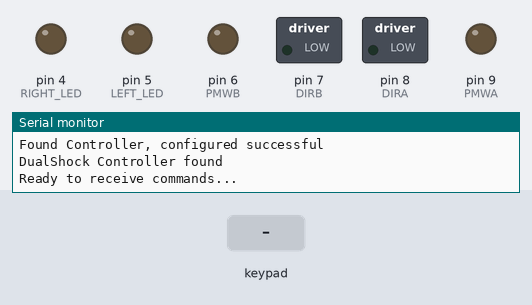
The sketch below on a simulated Arduino Uno, built with avr-gcc and run on an emulated ATmega328P. Shown: switched loads named in the sketch (green lamp = pin HIGH), output pins drawn as LEDs (lit = HIGH), the last lines printed to the serial monitor. The inputs (shaded band) are chosen by the test bench.

Above: at 1.7 s.
1.8 s: key 'U' pressed
At 3.0 s:
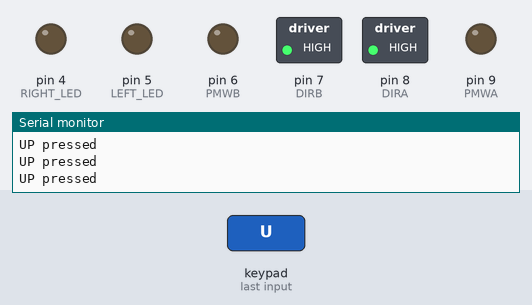
3.7 s: key 'D' pressed
At 3.93 s:
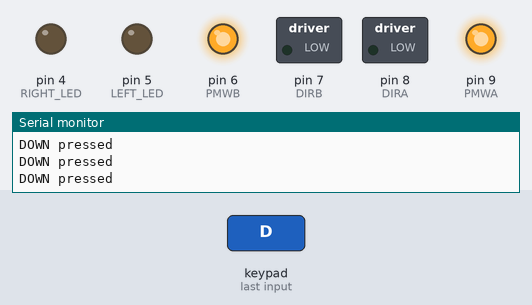
5.6 s: key 'L' pressed
At 5.84 s:
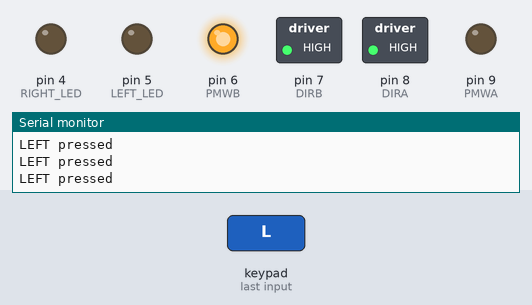
7.5 s: key 'R' pressed
At 7.7 s:
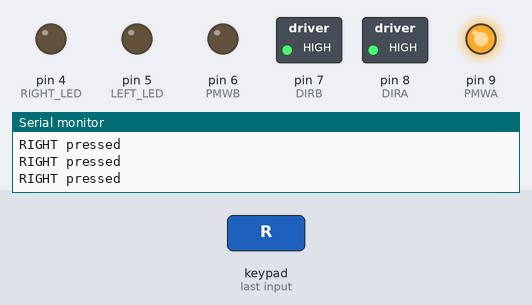
9.4 s: key 'X' pressed
At 10.2 s:
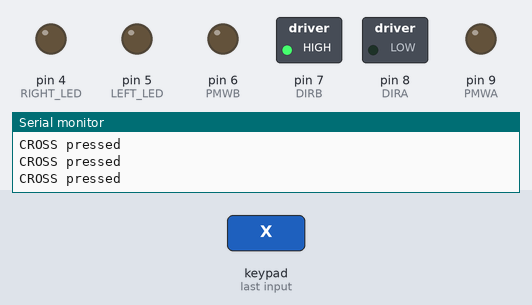
11.3 s: key 'O' pressed
At 11.53 s:
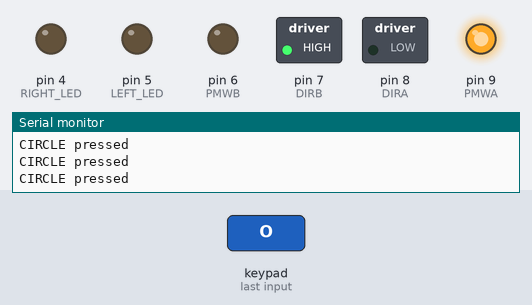
Timing chart, 0 to 14.2 s (numbered marks = the images above; inputs shaded):
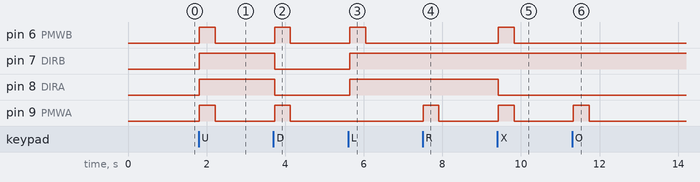

The sketch:

tanko.v.1.0.ino
```cpp
#include <PS2X_lib.h>  //for v1.6

/******************************************************************
 * set pins connected to PS2 controller:
 ******************************************************************/
#define PS2_DAT        12
#define PS2_CMD        11
#define PS2_SEL        10
#define PS2_CLK        13

/******************************************************************
 * set pins connected to motors:
 ******************************************************************/
#define PMWB            6
#define DIRB            7
#define PMWA            9
#define DIRA            8

/******************************************************************
 * set pins connected to leds:
 ******************************************************************/
#define LEFT_LED        5
#define RIGHT_LED       4

PS2X ps2x; // create PS2 Controller Class
int error = 0;
bool leftLed = false;
bool rightLed = false;

void setup(){
  // motors setup
  pinMode(PMWA,OUTPUT);
  pinMode(DIRA,OUTPUT);
  pinMode(PMWB,OUTPUT);
  pinMode(DIRB,OUTPUT);
  digitalWrite(PMWA, LOW);
  digitalWrite(PMWB, LOW);

  // leds setup
  pinMode(LEFT_LED,OUTPUT);
  pinMode(RIGHT_LED,OUTPUT);
  digitalWrite(LEFT_LED, LOW);
  digitalWrite(RIGHT_LED, LOW);

  Serial.begin(57600);

  delay(500);  //added delay to give wireless ps2 module some time to startup, before configuring it

  error = ps2x.config_gamepad(PS2_CLK, PS2_CMD, PS2_SEL, PS2_DAT);

  if(error == 0)
    Serial.println("Found Controller, configured successful ");
  else if(error == 1)
    Serial.println("No controller found, check wiring, see readme.txt to enable debug. visit www.billporter.info for troubleshooting tips");
  else if(error == 2)
    Serial.println("Controller found but not accepting commands. see readme.txt to enable debug. Visit www.billporter.info for troubleshooting tips");
  else if(error == 3)
    Serial.println("Controller refusing to enter Pressures mode, may not support it. ");

  if(error != 0)
    return;

  byte type = ps2x.readType();
  switch(type) {
    case 0:
      Serial.println("Unknown Controller type found");
      break;
    case 1:
      Serial.println("DualShock Controller found");
      break;
    case 2:
      Serial.println("GuitarHero Controller found");
      break;
	case 3:
      Serial.println("Wireless Sony DualShock Controller found");
      break;
   }

   Serial.println("Ready to receive commands...");
}

void loop() {
  /* You must Read Gamepad to get new values and set vibration values
     ps2x.read_gamepad(small motor on/off, larger motor strenght from 0-255)
     if you don't enable the rumble, use ps2x.read_gamepad(); with no values
     You should call this at least once a second
   */
  if(error == 1) //skip loop if no controller found
    return;

  digitalWrite(PMWA, LOW);
  digitalWrite(PMWB, LOW);

  ps2x.read_gamepad(); //read controller and set large motor to spin at 'vibrate' speed

  if(ps2x.Button(PSB_START))         //will be TRUE as long as button is pressed
    Serial.println("Start is being held");
  if(ps2x.Button(PSB_SELECT))
    Serial.println("Select is being held");

  if(ps2x.Button(PSB_PAD_UP)) {      //will be TRUE as long as button is pressed
    Serial.println("UP pressed");
    moveForward();
  } else if(ps2x.Button(PSB_PAD_DOWN)) {
    Serial.println("DOWN pressed");
    moveBackward();
  } else if(ps2x.Button(PSB_PAD_RIGHT)) {
    Serial.println("RIGHT pressed");
    turnRightFowward();
  } else if(ps2x.Button(PSB_PAD_LEFT)) {
    Serial.println("LEFT pressed");
    turnLeftFowward();
  } else if(ps2x.Button(PSB_TRIANGLE)) {
    Serial.println("TRIANGLE pressed");
    rotateRight();
  } else if(ps2x.Button(PSB_CROSS)) {
    Serial.println("CROSS pressed");
    rotateLeft();
  } else if(ps2x.Button(PSB_SQUARE)) {
    Serial.println("SQUARE pressed");
    turnRightBackward();
  } else if(ps2x.Button(PSB_CIRCLE)) {
    Serial.println("CIRCLE pressed");
    turnLeftBackward();
  } else if(ps2x.Button(PSB_L1) || ps2x.Button(PSB_R1)) {
    // L stick controls motor A
    if(ps2x.Button(PSB_L1)) {
      int lx = ps2x.Analog(PSS_LX);
      int ly = ps2x.Analog(PSS_LY);

      if (ly < 50) {
        digitalWrite(PMWA, HIGH);
        digitalWrite(DIRA, HIGH);
      } else if (ly > 200) {
        digitalWrite(PMWA, HIGH);
        digitalWrite(DIRA, LOW);
      }

      Serial.print("L Stick Values: ");
      Serial.print(lx);
      Serial.print(", ");
      Serial.println(ly);
    } else {
      digitalWrite(PMWA, LOW);
    }

    // R stick controls motor B
    if(ps2x.Button(PSB_R1)) {
      int rx = ps2x.Analog(PSS_RX);
      int ry = ps2x.Analog(PSS_RY);

      if (ry < 50) {
        digitalWrite(PMWB, HIGH);
        digitalWrite(DIRB, HIGH);
      } else if (ry > 200) {
        digitalWrite(PMWB, HIGH);
        digitalWrite(DIRB, LOW);
      }

      Serial.print("R Stick Values: ");
      Serial.print(rx);
      Serial.print(", ");
      Serial.println(ry);
    } else {
      digitalWrite(PMWB, LOW);
    }
  }

  if(ps2x.ButtonPressed(PSB_L2)) {
    Serial.println("L2 just pressed");
    toogleLeftLed();
  }

  if(ps2x.ButtonPressed(PSB_R2)) {
    Serial.println("R2 just pressed");
    toogleRightLed();
  }

  delay(50);
}

void moveForward() {
  digitalWrite(PMWA, HIGH);
  digitalWrite(PMWB, HIGH);
  digitalWrite(DIRA, HIGH);
  digitalWrite(DIRB, HIGH);
}

void moveBackward() {
  digitalWrite(PMWA, HIGH);
  digitalWrite(PMWB, HIGH);
  digitalWrite(DIRA, LOW);
  digitalWrite(DIRB, LOW);
}

void rotateRight() {
  digitalWrite(PMWA, HIGH);
  digitalWrite(PMWB, HIGH);
  digitalWrite(DIRA, HIGH);
  digitalWrite(DIRB, LOW);
}

void rotateLeft() {
  digitalWrite(PMWA, HIGH);
  digitalWrite(PMWB, HIGH);
  digitalWrite(DIRA, LOW);
  digitalWrite(DIRB, HIGH);
}

void turnRightFowward() {
  digitalWrite(PMWA, HIGH);
  digitalWrite(PMWB, LOW);
  digitalWrite(DIRA, HIGH);
  digitalWrite(DIRB, HIGH);
}

void turnLeftFowward() {
  digitalWrite(PMWA, LOW);
  digitalWrite(PMWB, HIGH);
  digitalWrite(DIRA, HIGH);
  digitalWrite(DIRB, HIGH);
}

void turnRightBackward() {
  digitalWrite(PMWA, LOW);
  digitalWrite(PMWB, HIGH);
  digitalWrite(DIRA, HIGH);
  digitalWrite(DIRB, LOW);
}

void turnLeftBackward() {
  digitalWrite(PMWA, HIGH);
  digitalWrite(PMWB, LOW);
  digitalWrite(DIRA, LOW);
  digitalWrite(DIRB, HIGH);
}

void toogleRightLed() {
  rightLed = !rightLed;
  digitalWrite(RIGHT_LED, rightLed == true ? HIGH : LOW);
}

void toogleLeftLed() {
  leftLed = !leftLed;
  digitalWrite(LEFT_LED, leftLed == true ? HIGH : LOW);
}
```

Measured:
- after the input at 1.8 s, pin 6 (PMWB), pin 9 (PMWA): LOW → HIGH at once, → LOW 0.40 s later; pin 7 (DIRB), pin 8 (DIRA): LOW → HIGH at once
- after the input at 3.7 s, pin 6 (PMWB), pin 9 (PMWA): LOW → HIGH at once, → LOW 0.40 s later; pin 7 (DIRB), pin 8 (DIRA): HIGH → LOW at once
- after the input at 5.6 s, pin 6 (PMWB): LOW → HIGH at once, → LOW 0.40 s later; pin 7 (DIRB), pin 8 (DIRA): LOW → HIGH at once
- after the input at 7.5 s, pin 9 (PMWA): LOW → HIGH at once, → LOW 0.40 s later
- after the input at 9.4 s, pin 6 (PMWB), pin 9 (PMWA): LOW → HIGH at once, → LOW 0.40 s later; pin 8 (DIRA): HIGH → LOW at once
- after the input at 11.3 s, pin 9 (PMWA): LOW → HIGH at once, → LOW 0.40 s later
